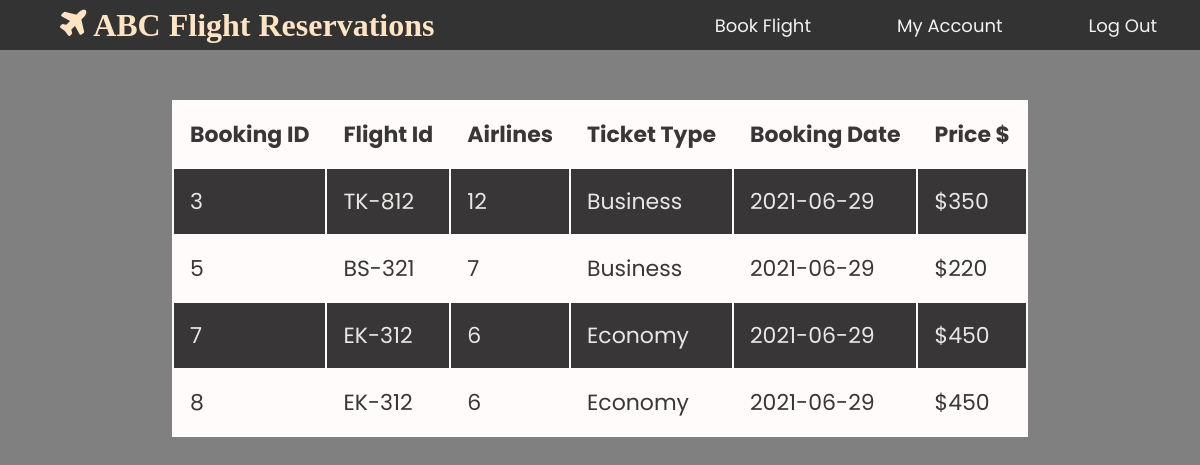
The page /mybookings.php (signed in) on the database its author committed.
### tables this page shows
CREATE TABLE `bookings` (
  `booking_id` int(8) NOT NULL,
  `passenger_id` int(8) NOT NULL,
  `flight_id` varchar(8) NOT NULL,
  `airline_id` int(8) NOT NULL,
  `ticket_type` varchar(12) NOT NULL,
  `booking_date` varchar(22) NOT NULL,
  `price` int(4) NOT NULL
);

### mybookings.php (the view, shortened to what this page needs)
<!DOCTYPE html>
<html lang="en">
<head>
      <link rel="stylesheet" href="https://cdnjs.cloudflare.com/ajax/libs/font-awesome/4.7.0/css/font-awesome.min.css">
      <link rel="stylesheet" type="text/css" href="assets/homeStyle.css" >
      <link rel="stylesheet" type="text/css" href="assets/bookingstableStyle.css" >
</head>
<body>
<header>
      <nav>
        <div class="logo"><a href="index.php"><i class="fa fa-plane" aria-hidden="true"> ABC Flight Reservations</i></a></div>
        <ul>
          <li id="index"><a href="index.php" >Book Flight</a></li>
          <li id="myaccount"> <a href="mybookings.php" >My Account</a></li>
          <li id="signout"><a  href="signout.php">Log Out</a></li>
        </ul>
        </nav>
      </header>
      <table>
           <tr>
           <th>Booking ID</th>
           <th>Flight Id</th>
           <th>Airlines</th>
           <th>Ticket Type</th>
           <th>Booking Date</th>
           <th>Price $</th>
           </tr>
           <?php
$conn=dbConnection();
if($conn){
$query="SELECT *FROM bookings";
$result=mysqli_query($conn,$query);
if (mysqli_num_rows($result) > 0) {
      while($row = mysqli_fetch_assoc($result)) {
            echo "
        <tr>
           <td>".$row['booking_id']."</td>
           <td> ".$row['flight_id']."</td>
           <td>".$row['airline_id']."</td>
           <td>".$row['ticket_type']."</td>
           <td>".$row['booking_date']."</td>
           <td>$".$row['price']."</td>
           </tr>";
}}}
?>
</table>
</body>
</html>

### assets/homeStyle.css (style rules this page uses)
body { -webkit-font-smoothing: antialiased; text-align: center; padding: 0px; margin: 0px; height: 100%; font-family:'Poppins', sans-serif; line-height: 1.5; background-color: rgb(255, 255, 255); }
html { scroll-behavior: smooth; height: 100%; }
nav { background-color: #333; align-items: center; height:50px; display: flex; justify-content: space-between; }
nav ul { list-style: none; display: flex; top: 80px; transition: all .3s ease; }
nav ul li { margin:0 5px; }
nav ul li a { font-size: 18px; text-decoration: none; color: #f2f2f2; padding: 12px 38px; cursor: pointer; transition: all .2s ease; border-radius: 8px; }
nav .logo i { font-size: 32px; font-weight: bold; padding-left: 60px; color: bisque; }

### assets/bookingstableStyle.css (style rules this page uses)
body { background-color: grey; }
table { margin-left: auto; margin-right: auto; margin-top: 50px; color: #383636; background-color: rgb(255, 251, 251); position: relative; font-size: 22px; min-block-size: 100px; }
th, td { text-align: left; padding: 16px; }
tr:nth-child(even) { background-color: #383636; color: rgb(233, 230, 230); }
a:link { text-decoration: none; }

### mybookings.php (style rules this page uses)
body { background-color:gray; }

### rows shown on the page
bookings: booking_id "3", flight "TK-812", airline "12", ticket_type "Business", booking_date "2021-06-29", price "350"
bookings: booking_id "5", flight "BS-321", airline "7", ticket_type "Business", booking_date "2021-06-29", price "220"
bookings: booking_id "7", flight "EK-312", airline "6", ticket_type "Economy", booking_date "2021-06-29", price "450"
bookings: booking_id "8", flight "EK-312", airline "6", ticket_type "Economy", booking_date "2021-06-29", price "450"
